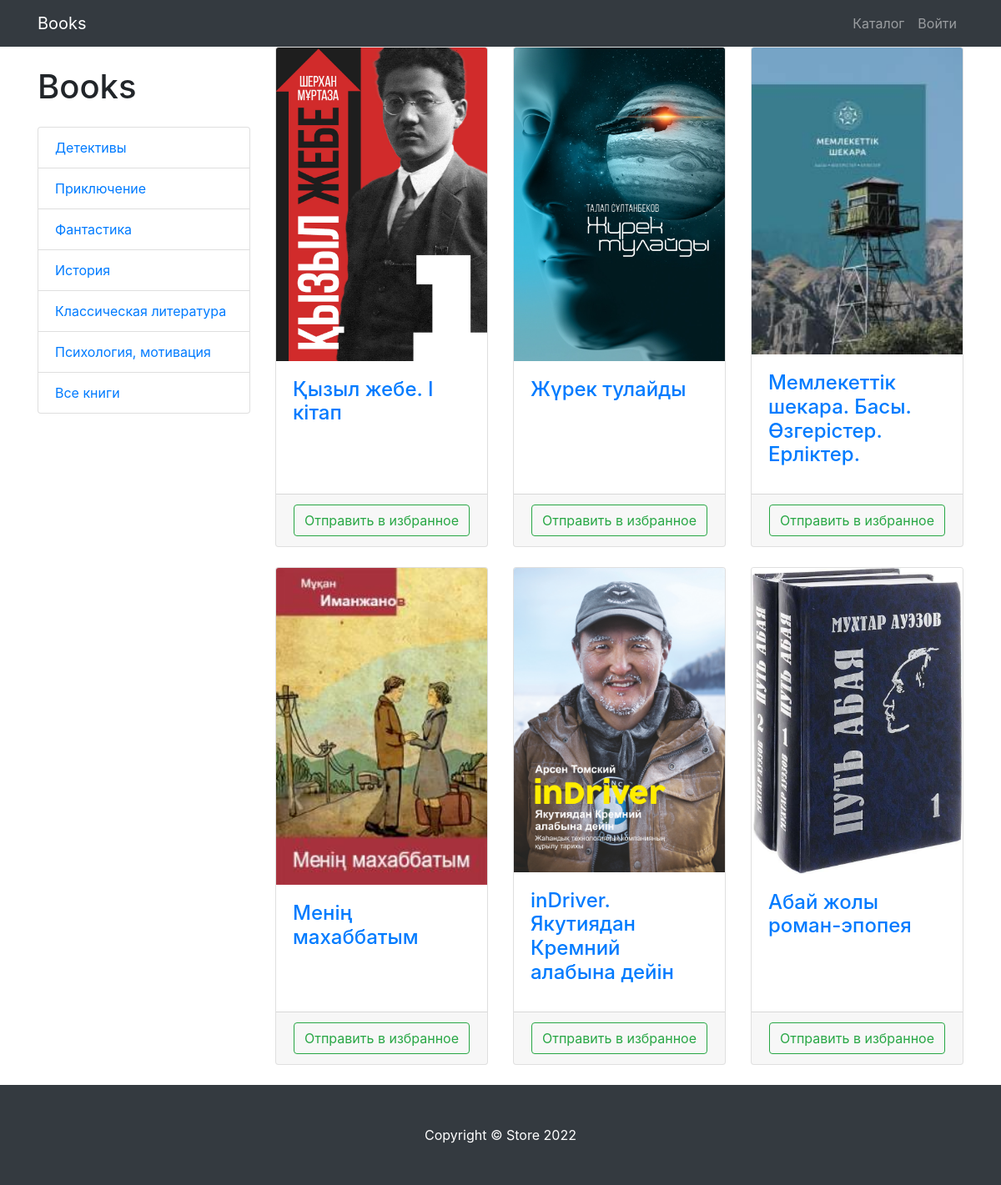
The page /books/ on the database its author committed.
### books/models.py (models this page shows, shortened)
class BookCategory(models.Model):
    name = models.CharField(max_length=128)
    description = models.TextField(null=True, blank=True)
    def __str__(self):
        return self.name

class Book(models.Model):
    name = models.CharField(max_length=128)
    author = models.CharField(max_length=128)
    description = models.TextField()
    image = models.ImageField(upload_to='books_images')
    publication_date = models.DateTimeField(auto_now_add=True)
    category = models.ForeignKey(to=BookCategory, on_delete=models.PROTECT)

### books/views.py (the view)
# urls.py: path('books/', views.books, name='books'),
def books(request, category_id=None):
    if category_id:
        category = BookCategory.objects.get(id=category_id)
        book = Book.objects.filter(category=category)
        if category.name == 'Все книги':
            book=Book.objects.all()
    else:
        book = Book.objects.all()
    context = {
        'title': 'Books - Catalog',
        'categories': BookCategory.objects.all(),
        'books': book,
    }
    return render(request, 'books/books.html', context)

### books/templates/books/books.html
{% extends 'books/base.html' %}
{% load static %}
{% block css %}
    <link href="{% static 'vendor/css/products.css' %}" rel="stylesheet">
{% endblock %}
{% block content %}
    <div class="container">
    <div class="row">
        <div class="col-lg-3">
            <h1 class="my-4">Books</h1>
            <div class="list-group">
                {% for item in categories %}
                    <a href="{% url 'books:books_filter' item.id %}" class="list-group-item">{{item}}</a>
                {% endfor %}
            </div>
        </div>
        <div class="col-lg-9">
            <div class="row">
                {% for book in books %}
                <div class="col-lg-4 col-md-6 mb-4">
                    <div class="card h-100">
                        <a href="#">
                            <img class="card-img-top"
                                 src="{{ book.image.url }}"
                                 alt="">
                        </a>
                        <div class="card-body">
                            <h4 class="card-title">
                                <a href="{% url 'books:book_item' pk=book.pk %}">{{ book.name }}</a>
                            </h4>
                        </div>
                        <div class="card-footer text-center">
                            <a href="{% url 'books:favorite_add' book.id %}" class="btn btn-outline-success">Отправить в избранное</a>
                        </div>
                    </div>
                </div>
                {% endfor %}
            </div>
        </div>
    </div>
</div>
{% endblock %}
{% block footer %}
<footer class="py-5 bg-dark">
    <div class="container">
        <p class="m-0 text-center text-white">Copyright &copy; Store 2022</p>
    </div>
</footer>
{% endblock %}

### books/templates/books/base.html (shortened to what this page needs)
{% load static %}
<!DOCTYPE html>
<html lang="en">
<head>
    <link href="{% static 'vendor/bootstrap/css/bootstrap.min.css'%}" rel="stylesheet">
    {% block css %} {% endblock %}
</head>
<body>
<nav class="navbar navbar-expand-lg navbar-dark bg-dark fixed-top">
    <div class="container">
        <a class="navbar-brand" href="{% url 'books:index' %}">Books</a>
        <div class="collapse navbar-collapse" id="navbarResponsive">
            <ul class="navbar-nav ml-auto">
                <li class="nav-item">
                    <a class="nav-link" href="{% url 'books:books' %}">Каталог  </a>
                </li>
                {% if user.is_authenticated %}
                    <li class="nav-item dropdown">
                    <a class="nav-link dropdown-toggle" href="#" id="navbarDropdown" role="button"
                       data-bs-toggle="dropdown" aria-expanded="false">
                        <i class="fas fa-user-circle"></i>
                    </a>
                    <ul class="dropdown-menu" aria-labelledby="navbarDropdown">
                        <li><a class="dropdown-item" href="{% url 'books:favorites' %}">Избранные</a></li>
                        <li>
                            <hr class="dropdown-divider">
                        </li>
                        <li>
                            <a class="dropdown-item" href="{% url 'users:logout' %}">
                                Выйти
                            </a>
                        </li>
                    </ul>
                </li>
                {% else %}
                    <li class="nav-item">
                    <a class="nav-link" href="{% url 'users:login' %}">Войти </a>
                </li>
                {% endif %}
            </ul>
        </div>
    </div>
</nav>
{% block content %} {% endblock %}
{% block footer %} {% endblock %}
</body>
</html>

### rows shown on the page
BookCategory: name "Детективы"
BookCategory: name "Приключение"
BookCategory: name "Фантастика"
BookCategory: name "История"
BookCategory: name "Классическая литература"
BookCategory: name "Психология, мотивация"
BookCategory: name "Все книги"
Book: image (picture), name "Қызыл жебе. I кітап"
Book: image (picture), name "Жүрек тулайды"
Book: image (picture), name "Мемлекеттік шекара. Басы. Өзгерістер. Ерліктер."
Book: image (picture), name "Менің махаббатым"
Book: image (picture), name "inDriver. Якутиядан Кремний алабына дейін"
Book: image (picture), name "Абай жолы роман-эпопея"
